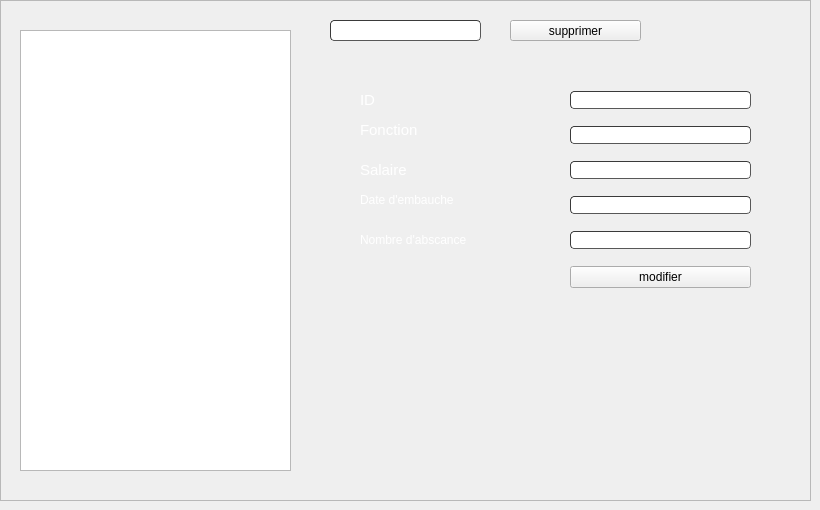
     <widget class="QWidget" name="tab_7">
      <attribute name="title">
       <string>listes des fiches </string>
      </attribute>
      <widget class="QPushButton" name="pushButton_supp_fiches">
       <property name="geometry">
        <rect>
         <x>510</x>
         <y>20</y>
         <width>131</width>
         <height>21</height>
        </rect>
       </property>
       <property name="text">
        <string>supprimer</string>
       </property>
       <property name="icon">
        <iconset resource="ressources.qrc">
         <normaloff>:/img/ressources/127960661_183172423452732_4500599527248670551_n.png</normaloff>:/img/ressources/127960661_183172423452732_4500599527248670551_n.png</iconset>
       </property>
      </widget>
      <widget class="QLineEdit" name="lineEdit_supp">
       <property name="geometry">
        <rect>
         <x>330</x>
         <y>20</y>
         <width>151</width>
         <height>21</height>
        </rect>
       </property>
       <property name="styleSheet">
        <string notr="true">border-width: 1px; border-radius: 4px;
color: rgb(255, 255, 255);
	border-color: rgb(58, 58, 58);
	border-style: inset;
	padding: 0 8px;

	selection-background-color: rgb(187, 187, 187);
	selection-color: rgb(60, 63, 65);</string>
       </property>
       <property name="placeholderText">
        <string>entrer ID</string>
       </property>
      </widget>
      <widget class="QLabel" name="label_21">
       <property name="geometry">
        <rect>
         <x>360</x>
         <y>150</y>
         <width>81</width>
         <height>41</height>
        </rect>
       </property>
       <property name="font">
        <font>
         <family>MS Shell Dlg 2</family>
         <pointsize>11</pointsize>
         <weight>9</weight>
         <italic>false</italic>
         <bold>false</bold>
        </font>
       </property>
       <property name="styleSheet">
        <string notr="true">font: 75 11pt &quot;MS Shell Dlg 2&quot;;</string>
       </property>
       <property name="text">
        <string>&lt;html&gt;&lt;head/&gt;&lt;body&gt;&lt;p&gt;&lt;span style=&quot; font-weight:400; color:#ffffff;&quot;&gt;Salaire&lt;/span&gt;&lt;/p&gt;&lt;/body&gt;&lt;/html&gt;</string>
       </property>
      </widget>
      <widget class="QLabel" name="label_22">
       <property name="geometry">
        <rect>
         <x>360</x>
         <y>80</y>
         <width>111</width>
         <height>41</height>
        </rect>
       </property>
       <property name="font">
        <font>
         <family>MS Shell Dlg 2</family>
         <pointsize>11</pointsize>
         <weight>9</weight>
         <italic>false</italic>
         <bold>false</bold>
        </font>
       </property>
       <property name="styleSheet">
        <string notr="true">font: 75 11pt &quot;MS Shell Dlg 2&quot;;</string>
       </property>
       <property name="text">
        <string>&lt;html&gt;&lt;head/&gt;&lt;body&gt;&lt;p&gt;&lt;span style=&quot; font-weight:400; color:#ffffff;&quot;&gt;ID&lt;/span&gt;&lt;/p&gt;&lt;/body&gt;&lt;/html&gt;</string>
       </property>
      </widget>
      <widget class="QLabel" name="label_23">
       <property name="geometry">
        <rect>
         <x>360</x>
         <y>110</y>
         <width>111</width>
         <height>41</height>
        </rect>
       </property>
       <property name="font">
        <font>
         <family>MS Shell Dlg 2</family>
         <pointsize>11</pointsize>
         <weight>9</weight>
         <italic>false</italic>
         <bold>false</bold>
        </font>
       </property>
       <property name="styleSheet">
        <string notr="true">font: 75 11pt &quot;MS Shell Dlg 2&quot;;</string>
       </property>
       <property name="text">
        <string>&lt;html&gt;&lt;head/&gt;&lt;body&gt;&lt;p&gt;&lt;span style=&quot; font-weight:400; color:#ffffff;&quot;&gt;Fonction&lt;/span&gt;&lt;/p&gt;&lt;/body&gt;&lt;/html&gt;</string>
       </property>
      </widget>
      <widget class="QLabel" name="label_24">
       <property name="geometry">
        <rect>
         <x>360</x>
         <y>180</y>
         <width>131</width>
         <height>41</height>
        </rect>
       </property>
       <property name="styleSheet">
        <string notr="true">font: 75 11pt &quot;MS Shell Dlg 2&quot;;</string>
       </property>
       <property name="text">
        <string>&lt;html&gt;&lt;head/&gt;&lt;body&gt;&lt;p&gt;&lt;span style=&quot; font-weight:400; color:#ffffff;&quot;&gt;Date d'embauche&lt;/span&gt;&lt;/p&gt;&lt;/body&gt;&lt;/html&gt;</string>
       </property>
      </widget>
      <widget class="QLabel" name="label_25">
       <property name="geometry">
        <rect>
         <x>360</x>
         <y>220</y>
         <width>151</width>
         <height>41</height>
        </rect>
       </property>
       <property name="styleSheet">
        <string notr="true">font: 75 11pt &quot;MS Shell Dlg 2&quot;;</string>
       </property>
       <property name="text">
        <string>&lt;html&gt;&lt;head/&gt;&lt;body&gt;&lt;p&gt;&lt;span style=&quot; font-weight:400; color:#ffffff;&quot;&gt;Nombre d'abscance&lt;/span&gt;&lt;/p&gt;&lt;/body&gt;&lt;/html&gt;</string>
       </property>
      </widget>
      <widget class="QFrame" name="frame_3">
       <property name="geometry">
        <rect>
         <x>0</x>
         <y>0</y>
         <width>811</width>
         <height>501</height>
        </rect>
       </property>
       <property name="frameShape">
        <enum>QFrame::StyledPanel</enum>
       </property>
       <property name="frameShadow">
        <enum>QFrame::Raised</enum>
       </property>
       <widget class="QTableView" name="tableView_fiche">
        <property name="geometry">
         <rect>
          <x>20</x>
          <y>30</y>
          <width>271</width>
          <height>441</height>
         </rect>
        </property>
       </widget>
       <widget class="QWidget" name="verticalLayoutWidget_2">
        <property name="geometry">
         <rect>
          <x>560</x>
          <y>70</y>
          <width>201</width>
          <height>241</height>
         </rect>
        </property>
        <layout class="QVBoxLayout" name="verticalLayout_2" stretch="0,0,0,0,0,0">
         <property name="leftMargin">
          <number>10</number>
         </property>
         <property name="topMargin">
          <number>10</number>
         </property>
         <property name="rightMargin">
          <number>10</number>
         </property>
         <property name="bottomMargin">
          <number>10</number>
         </property>
         <item>
          <widget class="QLineEdit" name="lineEdit_22">
           <property name="styleSheet">
            <string notr="true">border-width: 1px; border-radius: 4px;
color: rgb(255, 255, 255);
	border-color: rgb(58, 58, 58);
	border-style: inset;
	padding: 0 8px;

	selection-background-color: rgb(187, 187, 187);
	selection-color: rgb(60, 63, 65);</string>
           </property>
          </widget>
         </item>
         <item>
          <widget class="QLineEdit" name="lineEdit_23">
           <property name="styleSheet">
            <string notr="true">border-width: 1px; border-radius: 4px;
color: rgb(255, 255, 255);
	border-color: rgb(58, 58, 58);
	border-style: inset;
	padding: 0 8px;

	selection-background-color: rgb(187, 187, 187);
	selection-color: rgb(60, 63, 65);</string>
           </property>
          </widget>
         </item>
         <item>
          <widget class="QLineEdit" name="lineEdit_24">
           <property name="styleSheet">
            <string notr="true">border-width: 1px; border-radius: 4px;
color: rgb(255, 255, 255);
	border-color: rgb(58, 58, 58);
	border-style: inset;
	padding: 0 8px;

	selection-background-color: rgb(187, 187, 187);
	selection-color: rgb(60, 63, 65);</string>
           </property>
          </widget>
         </item>
         <item>
          <widget class="QLineEdit" name="lineEdit_25">
           <property name="styleSheet">
            <string notr="true">border-width: 1px; border-radius: 4px;
color: rgb(255, 255, 255);
	border-color: rgb(58, 58, 58);
	border-style: inset;
	padding: 0 8px;

	selection-background-color: rgb(187, 187, 187);
	selection-color: rgb(60, 63, 65);</string>
           </property>
          </widget>
         </item>
         <item>
          <widget class="QLineEdit" name="lineEdit_26">
           <property name="styleSheet">
            <string notr="true">border-width: 1px; border-radius: 4px;
color: rgb(255, 255, 255);
	border-color: rgb(58, 58, 58);
	border-style: inset;
	padding: 0 8px;

	selection-background-color: rgb(187, 187, 187);
	selection-color: rgb(60, 63, 65);</string>
           </property>
          </widget>
         </item>
         <item>
          <widget class="QPushButton" name="pushButton_modif_fiche">
           <property name="text">
            <string>modifier</string>
           </property>
           <property name="icon">
            <iconset resource="ressources.qrc">
             <normaloff>:/img/ressources/128586817_297996038251568_153686129387149344_n.png</normaloff>:/img/ressources/128586817_297996038251568_153686129387149344_n.png</iconset>
           </property>
          </widget>
         </item>
        </layout>
       </widget>
      </widget>
      <zorder>frame_3</zorder>
      <zorder>pushButton_supp_fiches</zorder>
      <zorder>lineEdit_supp</zorder>
      <zorder>label_21</zorder>
      <zorder>label_22</zorder>
      <zorder>label_23</zorder>
      <zorder>label_24</zorder>
      <zorder>label_25</zorder>
     </widget>
